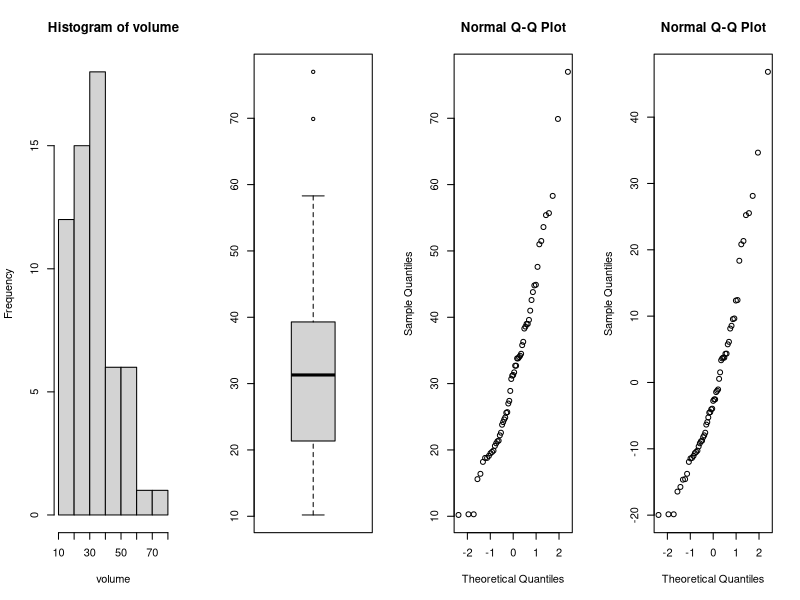
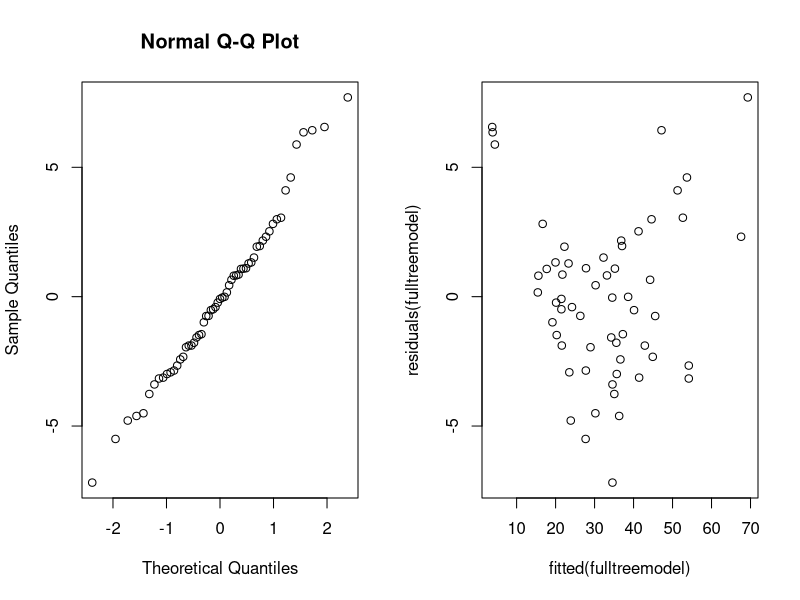

The R source for these figures, in order: (Note: this script raises an error after producing the figures.)
## ---- chunk 1
knitr::opts_chunk$set(echo = TRUE)
## ---- chunk 2
treeVolume <- read.table("treeVolume.txt", header=TRUE)
attach(treeVolume)
## ---- chunk 3
par(mfrow=c(1,4))
treeVolume$type = as.factor(treeVolume$type)
# Check if data is parametric:
hist(volume) ; boxplot(volume) ; qqnorm(volume); shapiro.test(volume)
volumemodel = lm(volume~type)
anova(volumemodel)
summary(volumemodel)
qqnorm(residuals(volumemodel))
## ---- chunk 4
fulltreemodel = lm(volume~type+height+diameter)
drop1(fulltreemodel, test = "F")
summary(fulltreemodel)
par(mfrow=c(1,2))
qqnorm(residuals(fulltreemodel)) # qqplot for residuals corrected for the different population means
plot(fitted(fulltreemodel),residuals(fulltreemodel))

#CHECK INTERACRION?????
## ---- chunk 5
beech = treeVolume[type=="beech",]
oak = treeVolume[type=="oak",]
avg_dia_beech = mean(beech$diameter); avg_dia_beech
avg_hei_beech = mean(beech$height); avg_hei_beech
avg_dia_oak = mean(oak$diameter); avg_dia_oak
avg_hei_oak = mean(oak$height); avg_hei_oak
estim_volume_beach = -63.7814 + 0.4172* avg_dia_beech + 4.6981 * avg_hei_beech; estim_volume_beach
estim_volume_oak = -63.7814 + 0.4172* avg_dia_oak + 4.6981 * avg_hei_oak; estim_volume_oak
## ---- chunk 6
#from whatsapp: do 
# model <- type*diameter)
# anova(model)
## ---- chunk 7

## ---- chunk 8

## ---- chunk 9
detach(XXXXXXX)
